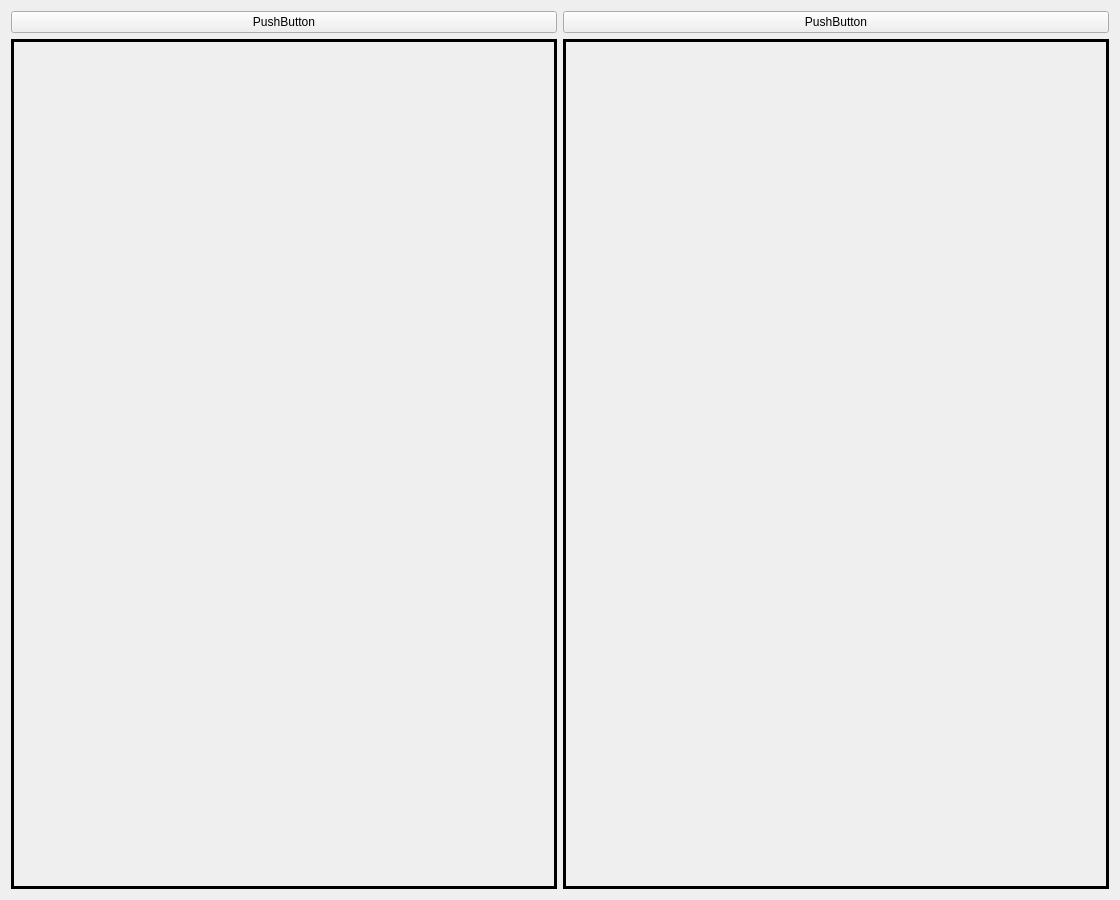
<?xml version="1.0" encoding="UTF-8"?>
<ui version="4.0">
 <class>streamvidtab</class>
 <widget class="QWidget" name="streamvidtab">
  <property name="geometry">
   <rect>
    <x>0</x>
    <y>0</y>
    <width>1120</width>
    <height>900</height>
   </rect>
  </property>
  <property name="minimumSize">
   <size>
    <width>0</width>
    <height>0</height>
   </size>
  </property>
  <property name="windowTitle">
   <string>Form</string>
  </property>
  <layout class="QHBoxLayout" name="horizontalLayout">
   <item>
    <layout class="QVBoxLayout" name="verticalLayout">
     <item>
      <layout class="QHBoxLayout" name="horizontalLayout_2">
       <item>
        <widget class="QPushButton" name="browserButton_3">
         <property name="text">
          <string>PushButton</string>
         </property>
        </widget>
       </item>
       <item>
        <widget class="QPushButton" name="sendButton_3">
         <property name="minimumSize">
          <size>
           <width>0</width>
           <height>0</height>
          </size>
         </property>
         <property name="text">
          <string>PushButton</string>
         </property>
        </widget>
       </item>
      </layout>
     </item>
     <item>
      <layout class="QHBoxLayout" name="horizontalLayout_3">
       <item>
        <widget class="QFrame" name="skeleton_frame">
         <property name="sizePolicy">
          <sizepolicy hsizetype="Expanding" vsizetype="Expanding">
           <horstretch>0</horstretch>
           <verstretch>0</verstretch>
          </sizepolicy>
         </property>
         <property name="frameShape">
          <enum>QFrame::Panel</enum>
         </property>
         <property name="frameShadow">
          <enum>QFrame::Plain</enum>
         </property>
         <property name="lineWidth">
          <number>3</number>
         </property>
        </widget>
       </item>
       <item>
        <widget class="QFrame" name="gener_frame">
         <property name="sizePolicy">
          <sizepolicy hsizetype="Expanding" vsizetype="Expanding">
           <horstretch>0</horstretch>
           <verstretch>0</verstretch>
          </sizepolicy>
         </property>
         <property name="frameShape">
          <enum>QFrame::Panel</enum>
         </property>
         <property name="frameShadow">
          <enum>QFrame::Plain</enum>
         </property>
         <property name="lineWidth">
          <number>3</number>
         </property>
        </widget>
       </item>
      </layout>
     </item>
    </layout>
   </item>
  </layout>
 </widget>
 <resources/>
 <connections/>
</ui>
